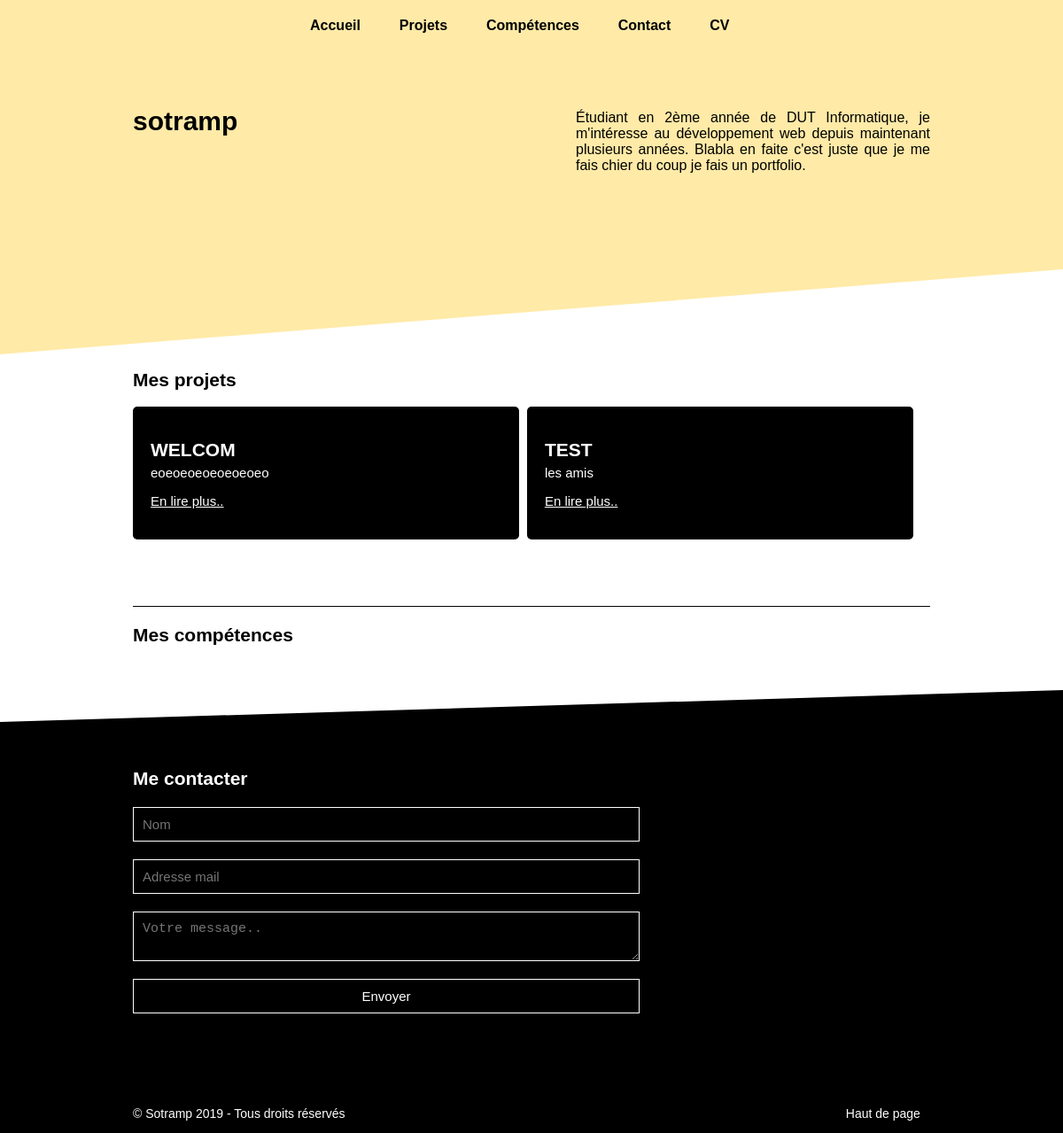
The app's page /, older data.
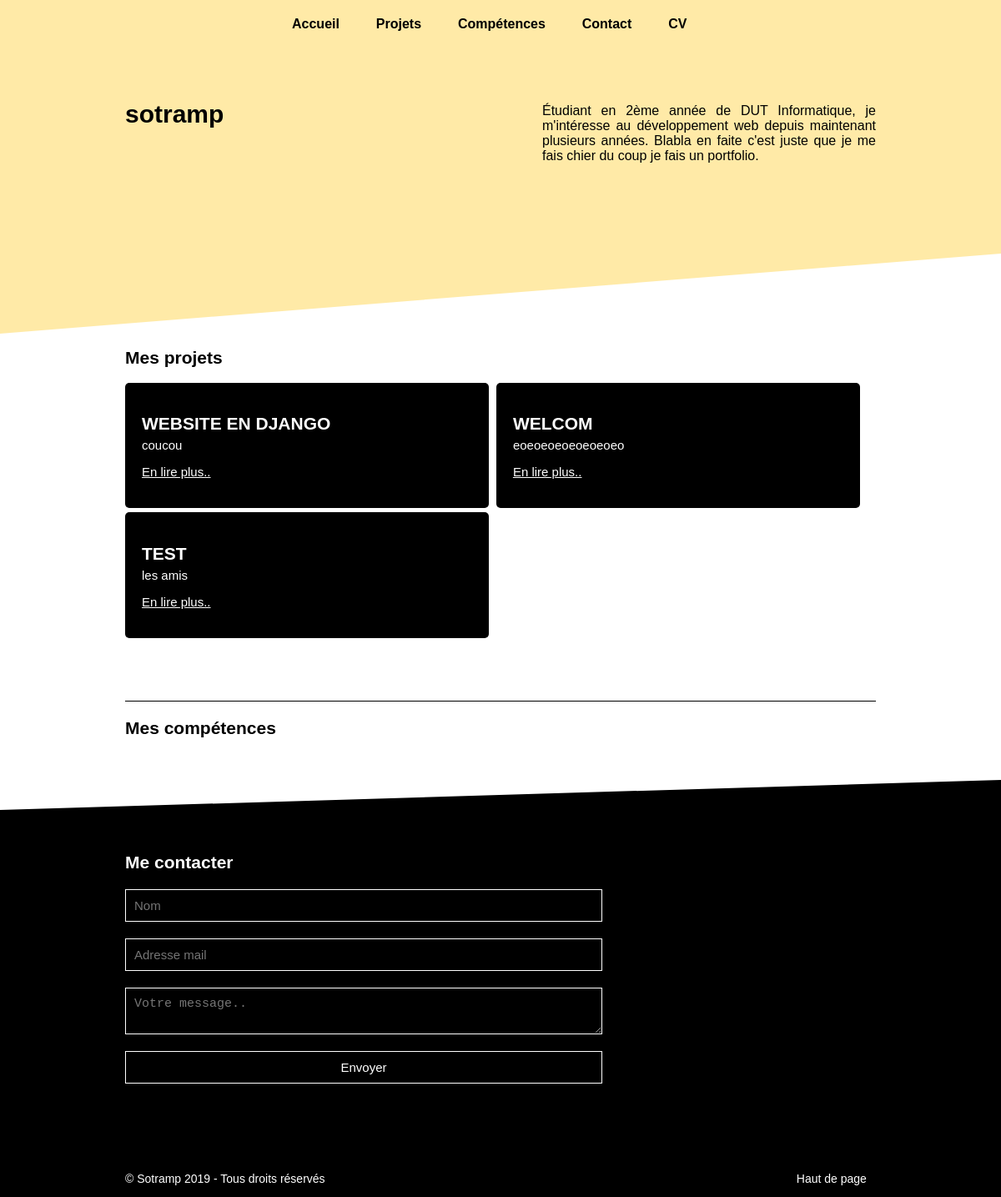
The same page, newer data.
### portfolio/models.py (models this page shows, shortened)
class Project(models.Model):
    name = models.CharField(max_length=100, verbose_name="Nom du projet")
    slug = models.SlugField(max_length=100, null=True)
    image = models.CharField(max_length=500, null=True, verbose_name="Image du projet")
    labels = models.CharField(max_length=100, null=True, verbose_name="Langages utilisés")
    desc = models.TextField(null=True, verbose_name="Description du projet")
    github = models.CharField(max_length=200, null=True, blank=True, verbose_name="Lien GitHub")
    demo = models.CharField(max_length=200, null=True, blank=True, verbose_name="Lien Démonstration")
    date = models.DateTimeField(default=timezone.now, verbose_name="Date de publication")
    class Meta:
        verbose_name = "Projet"
        ordering = ['-date']

### portfolio/views.py (the view)
# urls.py: path('', views.index, name='index'),
def index(request):
    projects = Project.objects.all()
    return render(request, 'index.html', {'last_projects' : projects})

### portfolio/templates/index.html (shortened to what this page needs)
{% extends 'layouts/gabarit.html' %}
    {% block content %}
    <div class="main scene_element scene_element--fadeinup">
        <h2 id="blog">Mes projets</h2>
        <ul id="blog">
            {% for project in last_projects %}
                <a href="{% url 'more' id=project.id slug=project.slug %}"><li style="background-image:url('{{ project.image }}');"><h2>{{ project.name }}</h2><p>{{ project.desc|truncatewords_html:10 }}</p><p class='more'>En lire plus..</p></li></a>
            {% empty %}
            <p>Aucun projet.</p>
            {% endfor %}
        </ul>
        <h2 id="competences">Mes compétences</h2>
    </div>
    {% endblock %}

Row changes from the older to the newer data that the page shows:
added Project: name "WEBSITE EN DJANGO", desc "coucou"
